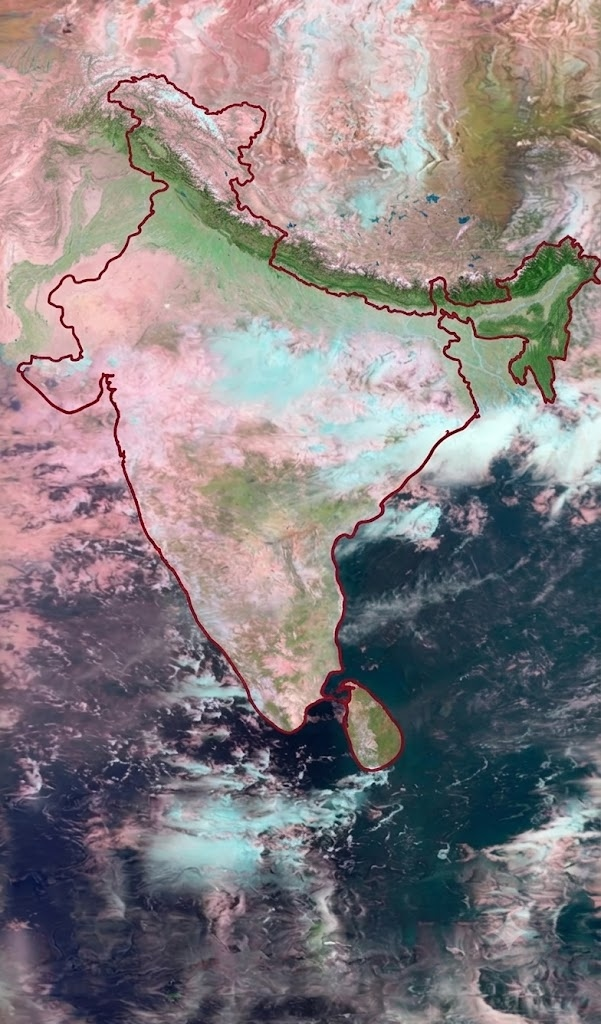
#> input picture data/india_aligned_reference.jpg, 601 x 1024 px
$ python -i land_detector.py   (imports and definitions only)   (older library calls are emulated)
#> lines starting #> are read from the running program, lines starting #| are printed output that depends on the picture; after the words box and inside, x2 and y2 are one past the last pixel; in counts of white or black regions, pixels touching at a corner belong together
#> further down, picture is the input picture: shape (1024, 601, 3); mean B, G, R 130.5, 127.9, 136.2
"""
land_detector.py - Robust land/water/cloud separation for satellite imagery.

Produces a binary land mask, a cloud mask, and a per-pixel confidence map.
Tolerates clouds, haze, shadows, vegetation, noise, and varying colors.
"""

import cv2
import numpy as np

from config import LAND_MIN_AREA, OCEAN_V_MAX, CLOUD_V_MIN, CLOUD_S_MAX


def _ensure_bgr(img: np.ndarray) -> np.ndarray:
    """Normalize image input to a BGR 3-channel array."""
    img = np.asarray(img)
    if img.ndim == 2:
        return cv2.cvtColor(img, cv2.COLOR_GRAY2BGR)
    if img.ndim == 3 and img.shape[2] == 1:
        return cv2.cvtColor(img, cv2.COLOR_GRAY2BGR)
    if img.ndim == 3 and img.shape[2] == 4:
        return cv2.cvtColor(img, cv2.COLOR_BGRA2BGR)
    return img


def detect_land(img: np.ndarray):
    """
    Detect land regions in a satellite or reference image.

    Args:
        img: BGR image (np.ndarray).

    Returns:
        land_mask:      uint8 binary mask (0 or 255), land = 255.
        cloud_mask:     uint8 binary mask (0 or 255), cloud = 255.
        confidence_map: float32 map [0..1], 1.0 = clear land, 0.0 = invalid.
    """
    img = _ensure_bgr(img)
    h, w = img.shape[:2]
#> h = 1024; w = 601
    hsv = cv2.cvtColor(img, cv2.COLOR_BGR2HSV)
#> hsv: shape (1024, 601, 3); mean H, S, V 96.2, 64.6, 147.9
    gray = cv2.cvtColor(img, cv2.COLOR_BGR2GRAY)
    v_chan = hsv[:, :, 2]
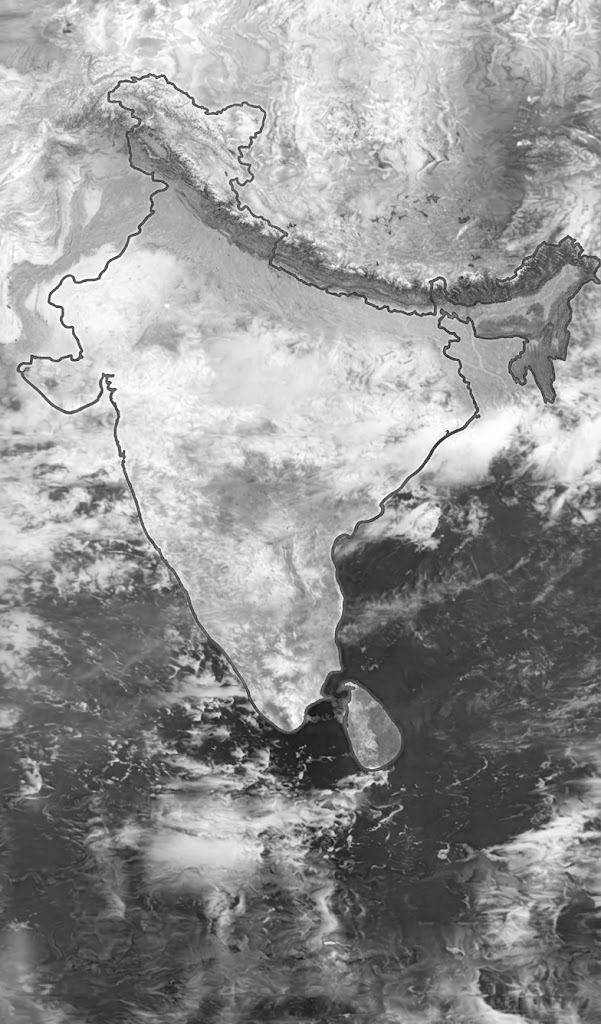
#> v_chan: shape (1024, 601); min 15, max 255, mean 147.9
    s_chan = hsv[:, :, 1]
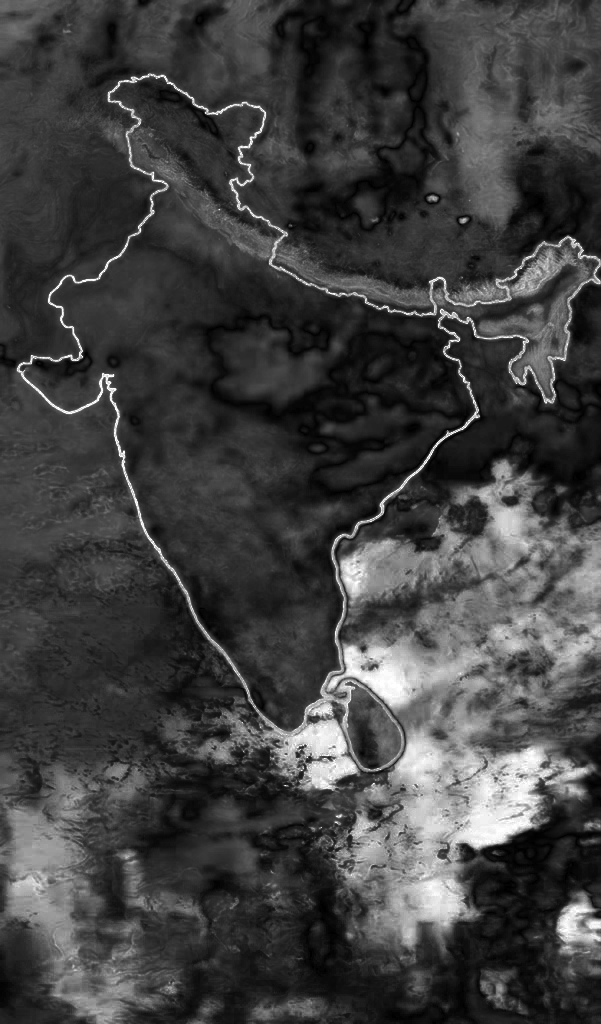
#> s_chan: shape (1024, 601); min 0, max 255, mean 64.6

    # --- Ocean: dark pixels ---
    ocean = (v_chan < OCEAN_V_MAX).astype(np.uint8)
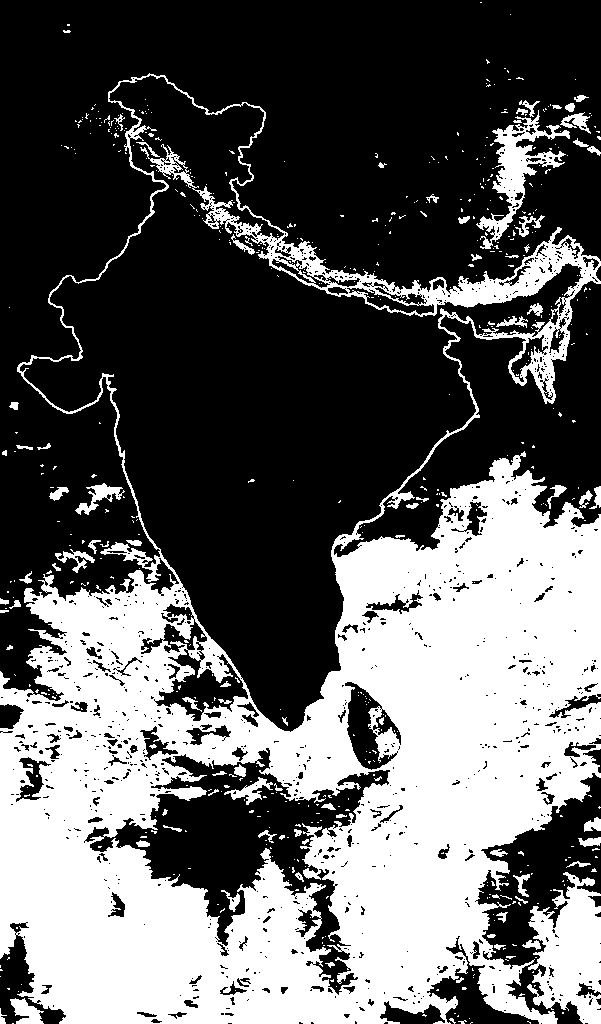
#> ocean: shape (1024, 601); values 0 (black) and 1 (white), 37.6% white; 567 white regions (483 under 20 px), largest, box (x1, y1, x2, y2) and area: (0, 73, 601, 1024) 212441, (527, 872, 601, 1024) 7099, (476, 110, 570, 249) 3274

    # --- Cloud: bright + low saturation ---
    cloud = ((v_chan > CLOUD_V_MIN) & (s_chan < CLOUD_S_MAX)).astype(np.uint8)
#> cloud: shape (1024, 601); values 0 (black) and 1 (white), 27.9% white; 1343 white regions (1152 under 20 px), largest, box (x1, y1, x2, y2) and area: (21, 218, 475, 633) 67840, (208, 0, 454, 287) 33113, (409, 338, 601, 513) 11591

    # --- Gradient magnitude for texture ---
    grad_x = cv2.Sobel(gray, cv2.CV_64F, 1, 0, ksize=3)
    grad_y = cv2.Sobel(gray, cv2.CV_64F, 0, 1, ksize=3)
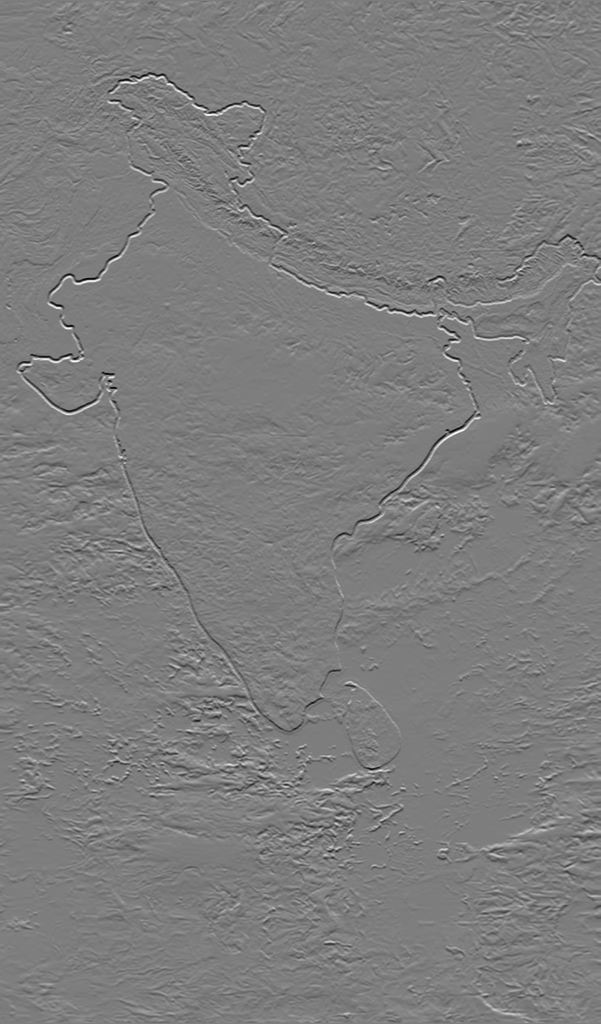
#> grad_y: shape (1024, 601) float64; min -818, max 840, mean -0.6; drawn with min black and max white
    grad_mag = np.sqrt(grad_x ** 2 + grad_y ** 2)
    grad_norm = np.clip(grad_mag / (grad_mag.max() + 1e-6), 0, 1).astype(np.float32)

    # Low-texture bright regions are more likely clouds
    low_texture_bright = ((grad_norm < 0.05) & (v_chan > 170) & (s_chan < 80)).astype(np.uint8)
#> low_texture_bright: shape (1024, 601); values 0 (black) and 1 (white), 23.4% white; 4555 white regions (4244 under 20 px), largest, box (x1, y1, x2, y2) and area: (47, 204, 473, 509) 53546, (279, 0, 462, 261) 10239, (427, 392, 601, 492) 6388
    cloud = np.clip(cloud + low_texture_bright, 0, 1).astype(np.uint8)
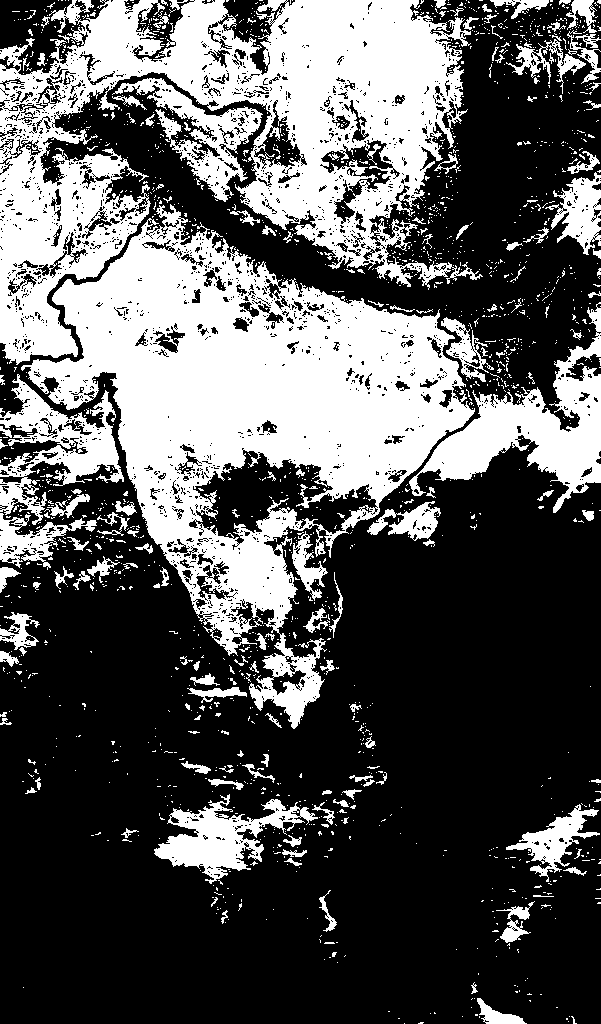
#> cloud: shape (1024, 601); values 0 (black) and 1 (white), 35.1% white; 1800 white regions (1637 under 20 px), largest, box (x1, y1, x2, y2) and area: (21, 204, 475, 729) 85724, (0, 0, 483, 365) 72567, (409, 302, 601, 513) 12244

    # --- Raw land = not ocean and not cloud ---
    land_raw = ((ocean == 0) & (cloud == 0)).astype(np.uint8) * 255
#> land_raw: shape (1024, 601); 27.3% white; 2941 white regions (2590 under 20 px), largest, box (x1, y1, x2, y2) and area: (369, 0, 601, 294) 31860, (189, 448, 378, 729) 15628, (84, 748, 390, 995) 14773

    # --- Morphological cleanup ---
    land = cv2.morphologyEx(land_raw, cv2.MORPH_OPEN, np.ones((5, 5), np.uint8))
#> land: shape (1024, 601); 12.5% white; 399 white regions (4 under 20 px), largest, box (x1, y1, x2, y2) and area: (401, 0, 592, 279) 16502, (203, 457, 375, 536) 5897, (0, 0, 69, 71) 2747
    land = cv2.morphologyEx(land, cv2.MORPH_CLOSE, np.ones((11, 11), np.uint8))
#> land: shape (1024, 601); 15.9% white; 126 white regions (3 under 20 px), largest, box (x1, y1, x2, y2) and area: (396, 0, 601, 279) 26736, (190, 456, 375, 692) 14419, (92, 773, 276, 917) 6450

    # --- Connected components: remove small noise ---
    n_labels, labels, stats, _ = cv2.connectedComponentsWithStats(land, 8)
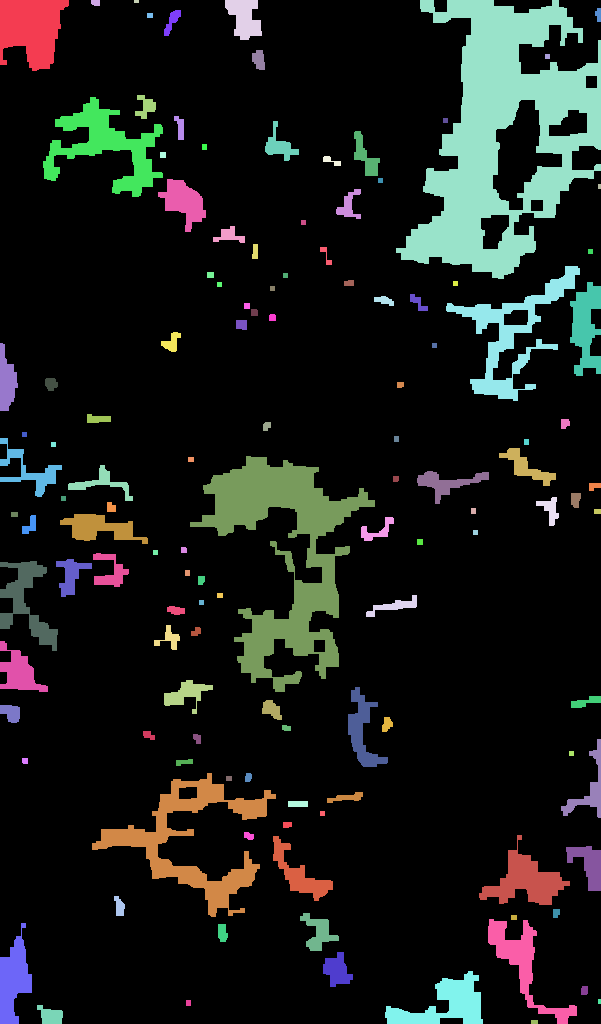
#> labels: shape (1024, 601) int32; 127 distinct labels, from 0 to 126; one colour per label, 0 black
#> n_labels = 127; stats = 127 rows, first 6: [0, 0, 601, 1024, 517592], [0, 0, 69, 71, 3487], [91, 0, 9, 6, 50], [134, 0, 5, 3, 15], [225, 0, 37, 40, 977], [396, 0, 205, 279, 26736]
    cleaned = np.zeros_like(land)
    for i in range(1, n_labels):
        if stats[i, cv2.CC_STAT_AREA] >= LAND_MIN_AREA:
            cleaned[labels == i] = 255

    # --- Cloud mask output ---
    cloud_mask = (cloud * 255).astype(np.uint8)

    # --- Confidence map ---
    confidence = np.ones((h, w), dtype=np.float32)
    confidence[ocean > 0] = 0.0      # Ocean = no confidence
    confidence[cloud > 0] = 0.1      # Cloud = very low
    # Haze: moderate brightness, moderate saturation
    haze = ((v_chan > 140) & (v_chan < CLOUD_V_MIN) & (s_chan < 40)).astype(bool)
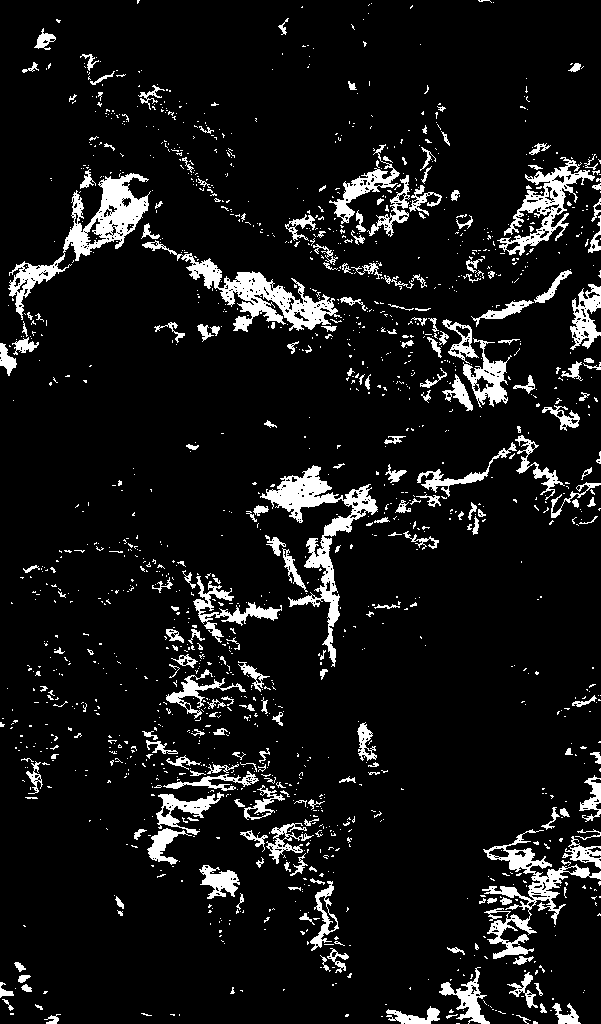
#> haze: shape (1024, 601) bool; 8.8% white; 1522 white regions (1288 under 20 px), largest, box (x1, y1, x2, y2) and area: (260, 465, 378, 667) 4460, (8, 173, 151, 320) 4185, (142, 240, 342, 332) 4033
    confidence[haze] = 0.5
    # Clear land = full confidence (already 1.0)

    return cleaned, cloud_mask, confidence


def extract_land_contours(land_mask: np.ndarray, min_length: int = 30):
    """
    Extract contours of land regions from a binary land mask.

    Args:
        land_mask: uint8 binary mask (0 or 255).
        min_length: Minimum contour point count to keep.

    Returns:
        list of np.ndarray: Each is (N, 2) array of contour points (x, y).
    """
    contours, _ = cv2.findContours(land_mask, cv2.RETR_EXTERNAL, cv2.CHAIN_APPROX_NONE)
    result = []
    for cnt in contours:
        if len(cnt) >= min_length:
            pts = cnt.reshape(-1, 2)
            result.append(pts)
    return result


def extract_land_edges(img: np.ndarray, land_mask: np.ndarray):
    """
    Extract Canny edges restricted to land regions.

    Args:
        img: BGR image.
        land_mask: Binary land mask.

    Returns:
        edges: uint8 edge image.
    """
    img = _ensure_bgr(img)
    gray = cv2.cvtColor(img, cv2.COLOR_BGR2GRAY)
    blurred = cv2.GaussianBlur(gray, (5, 5), 1.2)
    edges = cv2.Canny(blurred, 40, 120)
    # Restrict to land boundaries (dilate mask slightly to capture edge pixels)
    dilated_mask = cv2.dilate(land_mask, np.ones((7, 7), np.uint8), iterations=1)
    edges = cv2.bitwise_and(edges, dilated_mask)
    return edges

>>> import cv2
>>> picture = cv2.imread('../data/india_aligned_reference.jpg')
>>> result = detect_land(picture)
